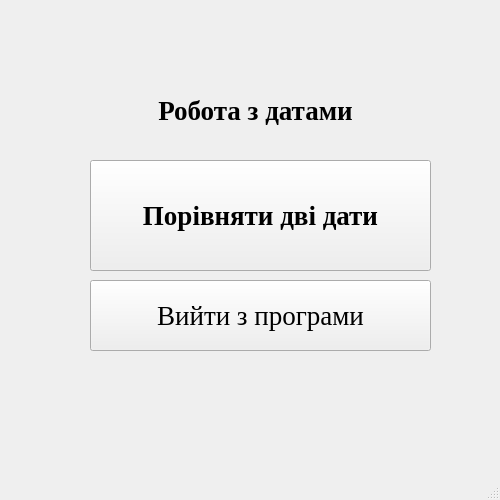
<?xml version="1.0" encoding="UTF-8"?>
<ui version="4.0">
 <class>MainWindow</class>
 <widget class="QMainWindow" name="MainWindow">
  <property name="geometry">
   <rect>
    <x>0</x>
    <y>0</y>
    <width>500</width>
    <height>500</height>
   </rect>
  </property>
  <property name="windowTitle">
   <string>MainWindow</string>
  </property>
  <widget class="QWidget" name="centralwidget">
   <widget class="QPushButton" name="formButton">
    <property name="geometry">
     <rect>
      <x>90</x>
      <y>160</y>
      <width>341</width>
      <height>111</height>
     </rect>
    </property>
    <property name="font">
     <font>
      <family>Times New Roman</family>
      <pointsize>20</pointsize>
      <weight>75</weight>
      <italic>false</italic>
      <bold>true</bold>
      <stylestrategy>PreferAntialias</stylestrategy>
     </font>
    </property>
    <property name="mouseTracking">
     <bool>true</bool>
    </property>
    <property name="text">
     <string>Порівняти дві дати</string>
    </property>
    <property name="checkable">
     <bool>false</bool>
    </property>
    <property name="autoDefault">
     <bool>false</bool>
    </property>
    <property name="default">
     <bool>false</bool>
    </property>
    <property name="flat">
     <bool>false</bool>
    </property>
   </widget>
   <widget class="QLabel" name="label">
    <property name="geometry">
     <rect>
      <x>70</x>
      <y>90</y>
      <width>371</width>
      <height>41</height>
     </rect>
    </property>
    <property name="font">
     <font>
      <family>Times New Roman</family>
      <pointsize>20</pointsize>
      <weight>75</weight>
      <bold>true</bold>
     </font>
    </property>
    <property name="autoFillBackground">
     <bool>false</bool>
    </property>
    <property name="text">
     <string>Робота з датами</string>
    </property>
    <property name="alignment">
     <set>Qt::AlignCenter</set>
    </property>
   </widget>
   <widget class="QPushButton" name="quitButton">
    <property name="geometry">
     <rect>
      <x>90</x>
      <y>280</y>
      <width>341</width>
      <height>71</height>
     </rect>
    </property>
    <property name="font">
     <font>
      <family>Times New Roman</family>
      <pointsize>20</pointsize>
     </font>
    </property>
    <property name="text">
     <string>Вийти з програми</string>
    </property>
   </widget>
  </widget>
  <widget class="QMenuBar" name="menubar">
   <property name="geometry">
    <rect>
     <x>0</x>
     <y>0</y>
     <width>500</width>
     <height>26</height>
    </rect>
   </property>
  </widget>
  <widget class="QStatusBar" name="statusbar"/>
 </widget>
 <resources/>
 <connections/>
</ui>
